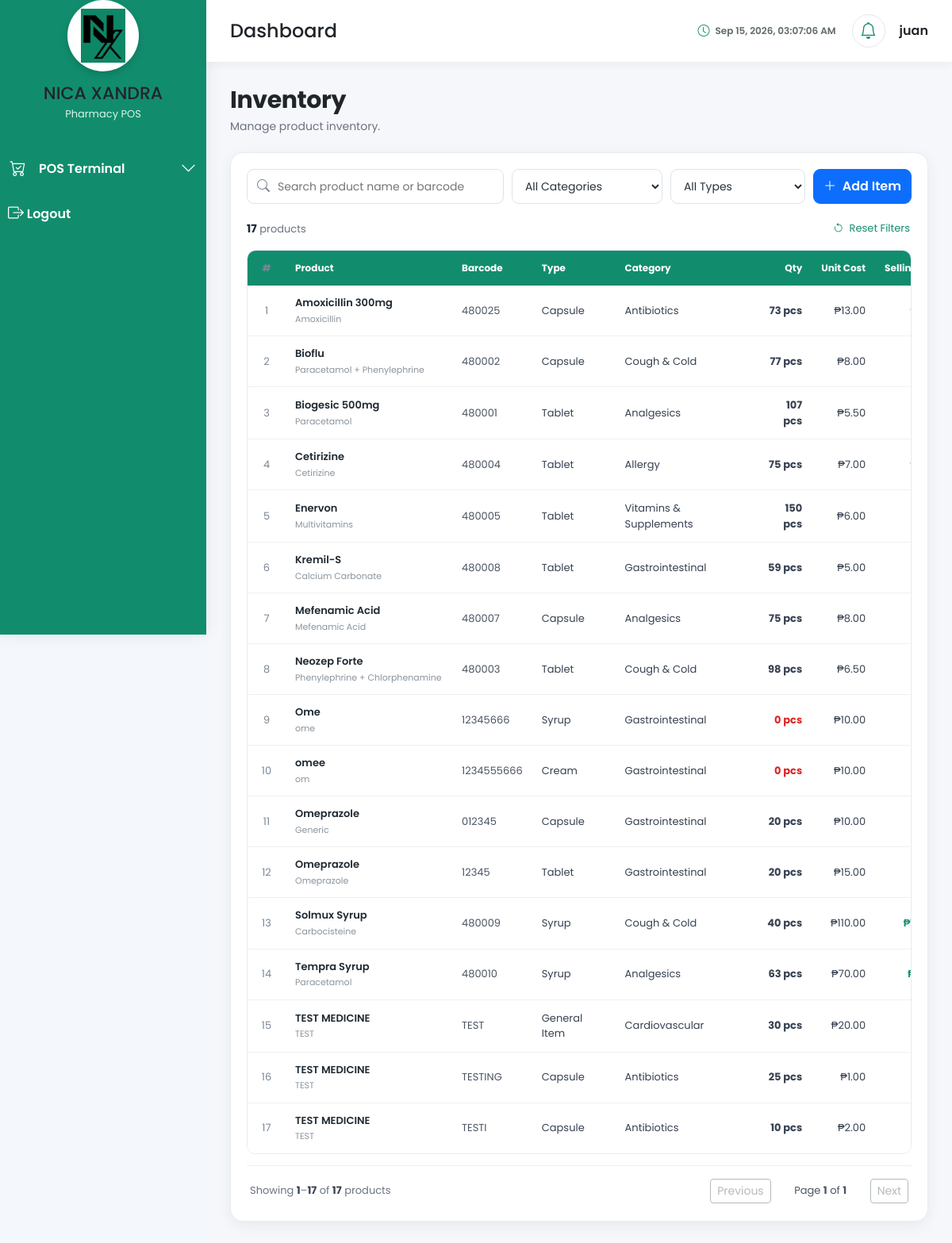
The page /app/dashboard/inventory_management/index.php (signed in) on the database its author committed.
### tables this page shows
CREATE TABLE `products` (
  `product_id` int(11) NOT NULL,
  `barcode` varchar(100) NOT NULL,
  `product_name` varchar(150) NOT NULL,
  `generic_name` varchar(150) DEFAULT NULL,
  `brand_name` varchar(150) DEFAULT NULL,
  `category_id` int(11) DEFAULT NULL,
  `type_id` int(11) DEFAULT NULL,
  `supplier_id` int(11) DEFAULT NULL,
  `dosage` varchar(100) DEFAULT NULL,
  `strength` varchar(100) DEFAULT NULL,
  `unit` varchar(50) DEFAULT NULL,
  `unit_cost` decimal(10,2) DEFAULT NULL,
  `selling_price` decimal(10,2) NOT NULL,
  `quantity` int(11) NOT NULL DEFAULT 0,
  `reorder_level` int(11) DEFAULT 10,
  `manufacturing_date` date DEFAULT NULL,
  `expiration_date` date DEFAULT NULL,
  `batch_number` varchar(100) DEFAULT NULL,
  `description` text DEFAULT NULL,
  `is_test_data` tinyint(1) NOT NULL DEFAULT 0,
  `product_image` varchar(255) DEFAULT 'default-medicine.png',
  `product_status` enum('Available','Low Stock','Out of Stock','Expired') DEFAULT 'Available',
  `created_at` timestamp NOT NULL DEFAULT current_timestamp(),
  `updated_at` timestamp NOT NULL DEFAULT current_timestamp() ON UPDATE current_timestamp()
);

CREATE TABLE `product_types` (
  `type_id` int(11) NOT NULL,
  `type_name` varchar(100) NOT NULL,
  `description` varchar(255) DEFAULT NULL,
  `created_at` timestamp NOT NULL DEFAULT current_timestamp()
);

CREATE TABLE `categories` (
  `category_id` int(11) NOT NULL,
  `category_name` varchar(100) NOT NULL,
  `category_description` varchar(255) DEFAULT NULL,
  `category_status` enum('Active','Inactive') DEFAULT 'Active',
  `created_at` timestamp NOT NULL DEFAULT current_timestamp(),
  `updated_at` timestamp NOT NULL DEFAULT current_timestamp() ON UPDATE current_timestamp()
);

### app/Models/Inventory.php (called while the page is built, shortened)
<?php
require_once __DIR__ . '/../../config/database.php';
class Inventory
{
    private PDO $conn;
    public function __construct()
    {
        $database = new Database();
        $this->conn = $database->connect();
    }
    public function getProducts(
        int $page = 1,
        int $limit = 20,
        string $search = '',
        string $category = '',
        string $type = ''
    ): array {
        $page = max(1, $page);
        $limit = min(max(1, $limit), 100);
        $search = trim($search);
        $category = trim($category);
        $type = trim($type);
        $where = [];
        $params = [];
        $whereSql = $where ? 'WHERE ' . implode(' AND ', $where) : '';
        $countSql = "
            SELECT COUNT(*)
            FROM products p
            INNER JOIN product_types pt ON p.type_id = pt.type_id
            INNER JOIN categories c ON p.category_id = c.category_id
            {$whereSql}
        ";
        $countStmt = $this->conn->prepare($countSql);
        $countStmt->execute();
        $total = (int) $countStmt->fetchColumn();
        $totalPages = $total > 0 ? (int) ceil($total / $limit) : 0;
        $offset = ($page - 1) * $limit;
        $stmt = $this->conn->prepare($sql);
        $stmt->bindValue(':limit', $limit, PDO::PARAM_INT);
        $stmt->bindValue(':offset', $offset, PDO::PARAM_INT);
        $stmt->execute();
        return [
            'products' => $stmt->fetchAll(PDO::FETCH_ASSOC),
            'pagination' => [
                'page' => $page,
                'limit' => $limit,
                'total' => $total,
                'total_pages' => $totalPages,
                'has_previous' => $page > 1,
                'has_next' => $page < $totalPages,
            ],
        ];
    }
}

### config/database.php (called while the page is built, shortened)
<?php
class Database
{
    private string $host = "localhost";
    private string $db_name = "pharmacy_pos";
    private string $username = "root";
    private string $password = "";
    private ?PDO $connection = null;
    public function connect(): PDO
    {
        if ($this->connection === null) {
            $dsn = "mysql:host={$this->host};dbname={$this->db_name};charset=utf8mb4";
            try {
                $this->connection = new PDO(
                    $dsn,
                    $this->username,
                    $this->password,
                    [
                        PDO::ATTR_ERRMODE => PDO::ERRMODE_EXCEPTION,
                        PDO::ATTR_DEFAULT_FETCH_MODE => PDO::FETCH_ASSOC,
                        PDO::ATTR_EMULATE_PREPARES => false
                    ]
                );
            } catch (PDOException $e) {
                die(
                    "<h2>Database Connection Failed</h2>" .
                    "<p>" . htmlspecialchars($e->getMessage()) . "</p>"
                );
            }
        }
        return $this->connection;
    }
}

### app/Controllers/InventoryController.php (called while the page is built, shortened)
<?php
require_once __DIR__ . '/../Models/Inventory.php';
class InventoryController
{
    private Inventory $inventory;
    public function __construct()
    {
        $this->inventory = new Inventory();
    }
    public function getProducts(
        int $page = 1,
        int $limit = 20,
        string $search = '',
        string $category = '',
        string $type = ''
    ): array {
        return $this->inventory->getProducts($page, $limit, $search, $category, $type);
    }
}

### app/dashboard/inventory_management/index.php (the view, shortened to what this page needs)
<?php
require_once '../../Controllers/InventoryController.php';
$inventoryController = new InventoryController();
$currentPage = max(1, (int) ($_GET['page'] ?? 1));
$limit = min(max(1, (int) ($_GET['limit'] ?? 20)), 100);
$search = trim((string) ($_GET['search'] ?? ''));
$selectedCategory = trim((string) ($_GET['category'] ?? ''));
$selectedType = trim((string) ($_GET['type'] ?? ''));
$productResult = $inventoryController->getProducts(
    $currentPage,
    $limit,
    $search,
    $selectedCategory,
    $selectedType
);
$products = $productResult['products'] ?? [];
$pagination = $productResult['pagination'] ?? [];
$currentPage = (int) ($pagination['page'] ?? $currentPage);
require_once '../../../includes/header.php';
?>
<link rel="stylesheet" href="/pharmacy_pos/assets/css/dashboard.css">
<link rel="stylesheet" href="/pharmacy_pos/assets/css/sidebar.css">
<link rel="stylesheet" href="/pharmacy_pos/assets/css/navbar.css">
<link rel="stylesheet" href="/pharmacy_pos/assets/css/inventory.css">
<div class="dashboard-wrapper">
    <?php include '../../../includes/sidebar.php'; ?>
    <div class="main-content">
        <?php include '../../../includes/navbar.php'; ?>
        <div class="dashboard-content">
    <div class="page-header">
        <h2>Inventory</h2>
        <p>Manage product inventory.</p>
    </div>
    <section class="inventory-card">
        <div class="inventory-toolbar">
            <div class="inventory-search-wrap">
                <input
                    type="text"
                    id="inventory-search"
                    class="inventory-search"
                    placeholder="Search product name or barcode"
                    value="<?= htmlspecialchars($search) ?>"
                    autocomplete="off">
            </div>
            <select id="category-filter" class="inventory-filter">
                <option value="">All Categories</option>
            </select>
            <select id="type-filter" class="inventory-filter">
                <option value="">All Types</option>
            </select>
            <button
                type="button"
                class="btn btn-primary inventory-add-btn"
                data-bs-toggle="modal"
                data-bs-target="#addProductModal">
                <i class="bi bi-plus-lg me-1"></i>
                Add Item
            </button>
        </div>
        <div class="inventory-summary">
            <div>
                <strong id="inventory-result-count"><?= (int) ($pagination['total'] ?? 0) ?></strong>
                <span>product<?= ((int) ($pagination['total'] ?? 0)) === 1 ? '' : 's' ?></span>
            </div>
            <button type="button" id="inventory-reset" class="inventory-reset-btn">
                <i class="bi bi-arrow-counterclockwise me-1"></i>
                Reset Filters
            </button>
        </div>
        <div class="inventory-table-wrap">
            <table class="inventory-table">
                <thead>
                    <tr>
                        <th class="col-index">#</th>
                        <th>Product</th>
                        <th>Barcode</th>
                        <th>Type</th>
                        <th>Category</th>
                        <th class="text-end">Qty</th>
                        <th class="text-end">Unit Cost</th>
                        <th class="text-end">Selling Price</th>
                    </tr>
                </thead>
                <tbody id="inventory-table-body">
                <?php if (empty($products)): ?>
                    <tr>
                        <td colspan="10" class="inventory-empty">
                            <i class="bi bi-box-seam"></i>
                            <strong>No products found</strong>
                            <span>Add a product or adjust your filters.</span>
                        </td>
                    </tr>
                <?php else: ?>
                    <?php foreach ($products as $index => $product): ?>
                        <?php
                            $quantity = (int) ($product['quantity'] ?? 0);
                        ?>
                        <tr
                            class="inventory-row"
                            data-name="<?= htmlspecialchars(strtolower($product['product_name'] ?? '')) ?>"
                            data-barcode="<?= htmlspecialchars(strtolower($product['barcode'] ?? '')) ?>"
                            data-category="<?= htmlspecialchars(strtolower($product['category_name'] ?? '')) ?>"
                            data-type="<?= htmlspecialchars(strtolower($product['type_name'] ?? '')) ?>">
                            <td class="col-index"><?= (($currentPage - 1) * $limit) + $index + 1 ?></td>
                            <td class="product-cell">
                                <div class="product-name">
                                    <?= htmlspecialchars($product['product_name'] ?? 'Unnamed Product') ?>
                                </div>
                                <?php if (!empty($product['generic_name']) && $product['generic_name'] !== 'N/A'): ?>
                                    <div class="product-subname">
                                        <?= htmlspecialchars($product['generic_name']) ?>
                                    </div>
                                <?php endif; ?>
                            </td>
                            <td class="barcode-cell">
                                <?= htmlspecialchars($product['barcode'] ?? 'N/A') ?>
                            </td>
                            <td><?= htmlspecialchars($product['type_name'] ?? 'N/A') ?></td>
                            <td><?= htmlspecialchars($product['category_name'] ?? 'N/A') ?></td>
                            <td class="text-end">
                                <span class="quantity-value <?= $quantity <= 0 ? 'quantity-zero' : '' ?>">
                                    <?= $quantity ?> pcs
                                </span>
                            </td>
                            <td class="money-cell text-end">
                                ₱<?= number_format((float) ($product['unit_cost'] ?? 0), 2) ?>
                            </td>
                            <td class="money-cell text-end selling-price">
                                ₱<?= number_format((float) ($product['selling_price'] ?? 0), 2) ?>
                            </td>
                        </tr>
                    <?php endforeach; ?>
                <?php endif; ?>
                </tbody>
            </table>
        </div>
        <div class="inventory-pagination" id="inventory-pagination">
            <div class="pagination-info">
                <?php if (($pagination['total'] ?? 0) > 0): ?>
                    Showing <strong><?= (($currentPage - 1) * $limit) + 1 ?></strong>–<strong><?= min($currentPage * $limit, (int) $pagination['total']) ?></strong>
                    of <strong><?= (int) $pagination['total'] ?></strong> products
                <?php else: ?>
                    No products found.
                <?php endif; ?>
            </div>
            <div class="pagination-controls">
                <?php
                    $query = $_GET;
                    $query['limit'] = $limit;
                ?>
                <a class="btn btn-outline-secondary btn-sm <?= empty($pagination['has_previous']) ? 'disabled' : '' ?>"
                   href="?<?= http_build_query(array_merge($query, ['page' => max(1, $currentPage - 1)])) ?>"
                   <?= empty($pagination['has_previous']) ? 'aria-disabled="true" tabindex="-1"' : '' ?>>Previous</a>
                <span class="pagination-page">
                    Page <strong><?= $currentPage ?></strong> of <strong><?= max(1, (int) ($pagination['total_pages'] ?? 0)) ?></strong>
                </span>
                <a class="btn btn-outline-secondary btn-sm <?= empty($pagination['has_next']) ? 'disabled' : '' ?>"
                   href="?<?= http_build_query(array_merge($query, ['page' => $currentPage + 1])) ?>"
                   <?= empty($pagination['has_next']) ? 'aria-disabled="true" tabindex="-1"' : '' ?>>Next</a>
            </div>
        </div>
    </section>
<?php require_once '../../../includes/footer.php'; ?>

### rows shown on the page
products: index "1", product_name "Amoxicillin 300mg", generic_name "Amoxicillin", barcode "480025", type.type_name "Capsule", category.category_name "Antibiotics", quantity "73", unit_cost "13.00"
products: index "2", product_name "Bioflu", generic_name "Paracetamol + Phenylephrine", barcode "480002", type.type_name "Capsule", category.category_name "Cough & Cold", quantity "77", unit_cost "8.00"
products: index "3", product_name "Biogesic 500mg", generic_name "Paracetamol", barcode "480001", type.type_name "Tablet", category.category_name "Analgesics", quantity "107", unit_cost "5.50"
products: index "4", product_name "Cetirizine", generic_name "Cetirizine", barcode "480004", type.type_name "Tablet", category.category_name "Allergy", quantity "75", unit_cost "7.00"
products: index "5", product_name "Enervon", generic_name "Multivitamins", barcode "480005", type.type_name "Tablet", category.category_name "Vitamins & Supplements", quantity "150", unit_cost "6.00"
products: index "6", product_name "Kremil-S", generic_name "Calcium Carbonate", barcode "480008", type.type_name "Tablet", category.category_name "Gastrointestinal", quantity "59", unit_cost "5.00"
products: index "7", product_name "Mefenamic Acid", generic_name "Mefenamic Acid", barcode "480007", type.type_name "Capsule", category.category_name "Analgesics", quantity "75", unit_cost "8.00"
products: index "8", product_name "Neozep Forte", generic_name "Phenylephrine + Chlorphenamine", barcode "480003", type.type_name "Tablet", category.category_name "Cough & Cold", quantity "98", unit_cost "6.50"
products: index "9", product_name "Ome", generic_name "ome", barcode "12345666", type.type_name "Syrup", category.category_name "Gastrointestinal", quantity "0", unit_cost "10.00"
products: index "10", product_name "omee", generic_name "om", barcode "1234555666", type.type_name "Cream", category.category_name "Gastrointestinal", quantity "0", unit_cost "10.00"
products: index "11", product_name "Omeprazole", generic_name "Generic", barcode "012345", type.type_name "Capsule", category.category_name "Gastrointestinal", quantity "20", unit_cost "10.00"
products: index "12", product_name "Omeprazole", generic_name "Omeprazole", barcode "12345", type.type_name "Tablet", category.category_name "Gastrointestinal", quantity "20", unit_cost "15.00"
products: index "13", product_name "Solmux Syrup", generic_name "Carbocisteine", barcode "480009", type.type_name "Syrup", category.category_name "Cough & Cold", quantity "40", unit_cost "110.00"
products: index "14", product_name "Tempra Syrup", generic_name "Paracetamol", barcode "480010", type.type_name "Syrup", category.category_name "Analgesics", quantity "63", unit_cost "70.00"
products: index "15", product_name "TEST MEDICINE", generic_name "TEST", barcode "TEST", type.type_name "General Item", category.category_name "Cardiovascular", quantity "30", unit_cost "20.00"
products: index "16", product_name "TEST MEDICINE", generic_name "TEST", barcode "TESTING", type.type_name "Capsule", category.category_name "Antibiotics", quantity "25", unit_cost "1.00"
products: index "17", product_name "TEST MEDICINE", generic_name "TEST", barcode "TESTI", type.type_name "Capsule", category.category_name "Antibiotics", quantity "10", unit_cost "2.00"

### other values the page prints
$_SESSION['username'] "juan"
$pagination['total'] "17"
min($currentPage * $limit, (int) $pagination['total']) "17"
$currentPage "1"
max(1, (int) ($pagination['total_pages'] ?? 0)) "1"
